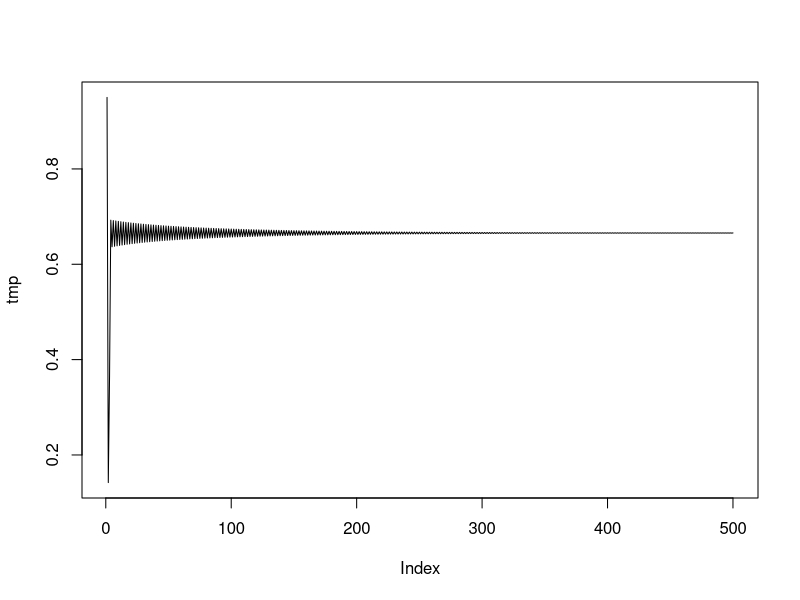
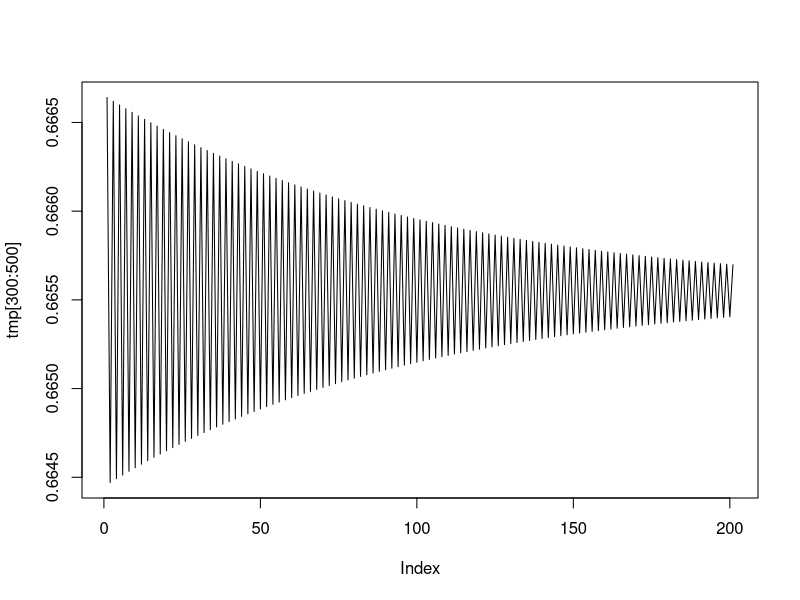

Generate these figures, in order, with R:
quadmap <- function(start, rho, niter)
{
  vect <- c(start)
  for(k in 2:niter)
  {
    vect[k] <- (rho*vect[k-1])*(1-vect[k-1])
  }
  return(vect)
}

mod <- function(val)
{
  if(val < 0)
  {
    return(val*(-1))
  }
  else
  {
    return(val)
  }
}

dampening <- function(start, rho)
{
  x <- start
  x_next <- (rho*start)*(1-start)
  n <- 1
  diff <- x_next - x
  while(mod(diff) > 0.02)
  {
    x <- x_next
    x_next <- (rho*x)*(1-x)
    n <- n+1
    diff <- x_next - x
  }
  return(n)
}

print(quadmap(0.99, 2, 10))
tmp <- quadmap(0.95, 2.99, 500)
plot(tmp, type="l")
plot(tmp[300:500], type="l")

print(dampening(0.95, 2.99))

  